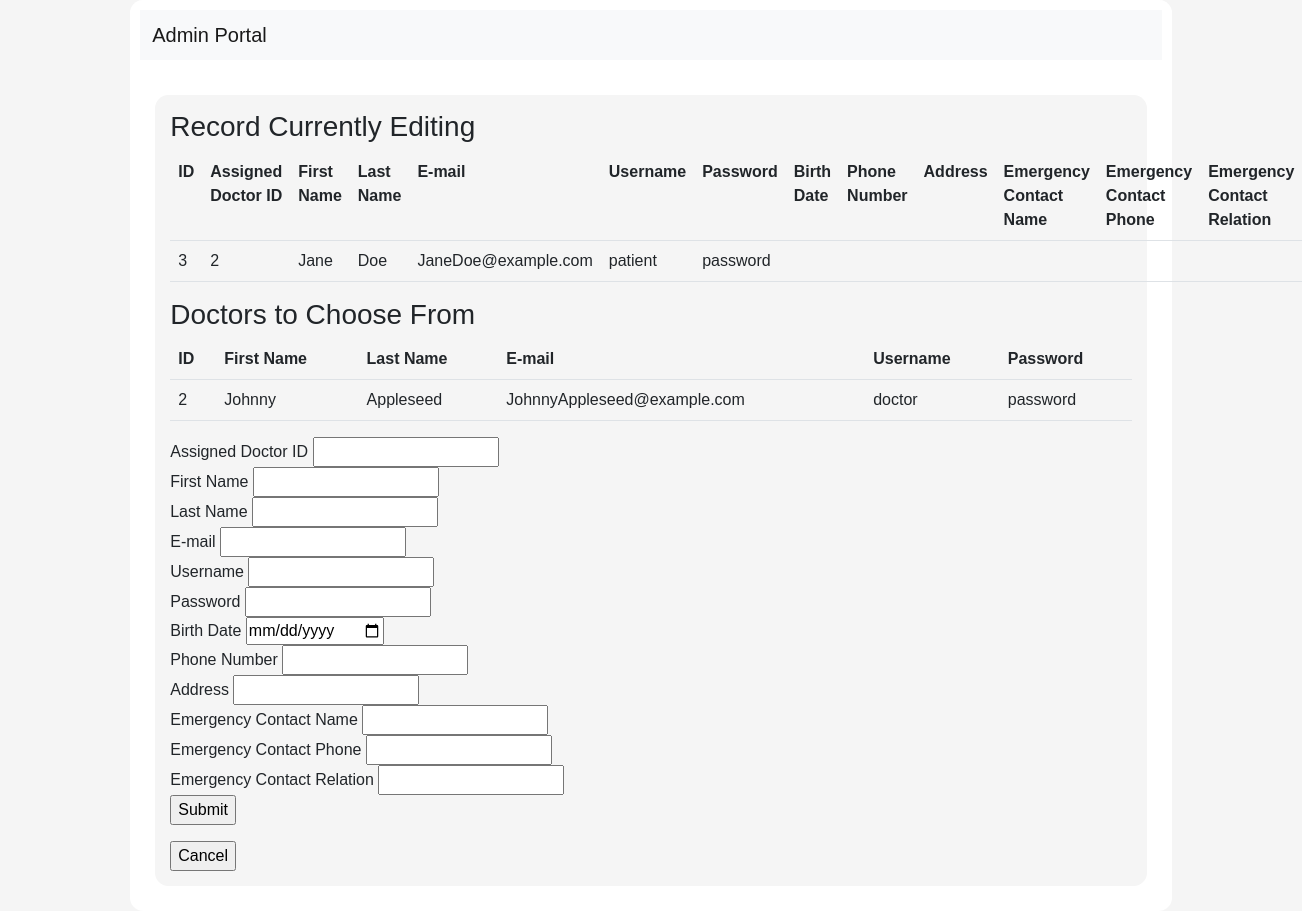
/html/admin/adminEditPatient.php?a=3, run on the app's committed database.
### tables this page shows
CREATE TABLE `Users` (
  `id` int(11) UNSIGNED NOT NULL,
  `first_name` varchar(255) DEFAULT NULL,
  `last_name` varchar(255) DEFAULT NULL,
  `email` varchar(255) DEFAULT NULL,
  `userpassword` varchar(64) NOT NULL,
  `role` enum('ADMIN','DOCTOR','PATIENT') DEFAULT NULL,
  `username` varchar(255) NOT NULL,
  `assigned_doctorId` int(11) DEFAULT NULL,
  `birthdate` date DEFAULT NULL,
  `phone` varchar(255) DEFAULT NULL,
  `address` varchar(255) DEFAULT NULL,
  `emerCon_name` varchar(255) DEFAULT NULL,
  `emerCon_phone` varchar(255) DEFAULT NULL,
  `emerCon_relation` varchar(255) DEFAULT NULL
);

### html/admin/adminEditPatient.php (the view, shortened to what this page needs)
<!DOCTYPE html>
<html lang="en">
<head>
  <link href="https://cdn.jsdelivr.net/npm/bootstrap@5.2.2/dist/css/bootstrap.min.css" rel="stylesheet" />
  <link rel="stylesheet" href="../../css/style.css?v=<?php echo time(); ?>" />
</head>
<body>
  <div class="body">
    <header>
      <nav class="navbar navbar-expand-lg navbar-light bg-light justify-content-center nav-fill">
        <div class="container-fluid">
          <a class="navbar-brand mb-0 h1" href="patientPortal.php">Admin Portal</a>
        </div>
      </nav>
    </header>
    <section>
      <h3>Record Currently Editing</h3>
      <table class="table table-hover">
        <tr>
          <th>ID</th>
          <th>Assigned Doctor ID</th>
          <th>First Name</th>
          <th>Last Name</th>
          <th>E-mail</th>
          <th>Username</th>
          <th>Password</th>
          <th>Birth Date</th>
          <th>Phone Number</th>
          <th>Address</th>
          <th>Emergency Contact Name</th>
          <th>Emergency Contact Phone</th>
          <th>Emergency Contact Relation</th>
        </tr>
        <?php
          $id = $_GET['a'];
          $conn = new mysqli("localhost", "root", "", "pregnancy");
          $sql = "SELECT * FROM Users WHERE role = 'PATIENT' && id = $id ";
          $result = $conn->query($sql);
          while($row = $result->fetch_assoc()) {
            echo "
            <tr>
              <td>".$row['id']."</td>
              <td>".$row['assigned_doctorId']."</td>
              <td>".$row['first_name']."</td>
              <td>".$row['last_name']."</td>
              <td>".$row['email']."</td>
              <td>".$row['username']."</td>
              <td>".$row['userpassword']."</td>
              <td>".$row['birthdate']."</td>
              <td>".$row['phone']."</td>
              <td>".$row['address']."</td>
              <td>".$row['emerCon_name']."</td>
              <td>".$row['emerCon_phone']."</td>
              <td>".$row['emerCon_relation']."</td>
            </tr>
            ";
          }
        ?>
    </table>
    <table class="table table-hover">
    <h3>Doctors to Choose From</h3>
        <tr>
          <th>ID</th>
          <th>First Name</th>
          <th>Last Name</th>
          <th>E-mail</th>
          <th>Username</th>
          <th>Password</th>
        </tr>
        <?php
          $conn = new mysqli("localhost", "root", "", "pregnancy");
          $sql = "SELECT * FROM Users WHERE role = 'DOCTOR' ";
          $result = $conn->query($sql);
          while($row = $result->fetch_assoc()) {
            echo "
            <tr>
              <td>".$row['id']."</td>
              <td>".$row['first_name']."</td>
              <td>".$row['last_name']."</td>
              <td>".$row['email']."</td>
              <td>".$row['username']."</td>
              <td>".$row['userpassword']."</td>
            </tr>
            ";
          }
        ?>
    </table>
    <form name="frmContact" method="post" action="adminEditPatientAction.php">
            <p>
                <label for="doctorID">Assigned Doctor ID</label>
                <input type="text" name="assignedDoctorID" id="assignedDoctorID" required> <br/>
                <label for="firstname">First Name </label>
                <input type="text" name="firstName" id="firstName" required> <br/>
                <label for="lastname">Last Name</label>
                <input type="text" name="lastName" id="lastName" required> <br/>
                <label for="email">E-mail</label>
                <input type="text" name="email" id="email" required> <br/>
                <label for="username">Username</label>
                <input type="text" name="username" id="username" required> <br/>
                <label for="password">Password</label>
                <input type="text" name="password" id="password" required> <br/>
                <label for="username">Birth Date</label>
                <input type="date" name="birthdate" id="birthdate" required> <br/>
                <label for="password">Phone Number</label>
                <input type="text" name="phonenumber" id="phonenumber" required> <br/>
                <label for="password">Address</label>
                <input type="text" name="address" id="address" required> <br/>
                <label for="password">Emergency Contact Name</label>
                <input type="text" name="emerCon_name" id="emerCon_name" required> <br/>
                <label for="password">Emergency Contact Phone</label>
                <input type="text" name="emerCon_phone" id="emerCon_phone" required> <br/>
                <label for="password">Emergency Contact Relation</label>
                <input type="text" name="emerCon_relation" id="emerCon_relation" required> <br/>
                <input type="submit" name="Submit" id="Submit" value="Submit">
            </p>
        </form>
        <?php
          echo '<form method="POST" action="adminPortal.php">
          <input type="submit" name="submit" value="Cancel">
            </form>';
        ?>
    </section>
  </div>
</body>
</html>

### css/style.css (style rules this page uses)
body { background-color: whitesmoke; display: flex; justify-content: center; align-items: center; font-family: Helvetica, Arial, sans-serif; }
header { background-color: white; border-top-left-radius: 10pt; border-top-right-radius: 10pt; padding: 10px; text-align: center; }
.body { background-color: white; border-radius: 10pt; width: 80%; min-height: 100vh; display: block; justify-content: center; align-items: center; }
section { background-color: whitesmoke; margin: 25px; padding: 15px; border-radius: 10pt; }

### data on the page
users: id "3", assigned_doctorId "2", first_name "Jane", last_name "Doe", email "JaneDoe@example.com", username "patient", userpassword "password"
users: id "2", first_name "Johnny", last_name "Appleseed", email "JohnnyAppleseed@example.com", username "doctor", userpassword "password"
